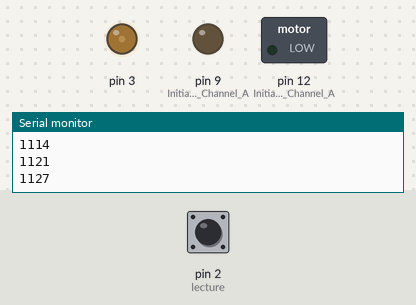
Recording of a sketch running on a simulated Arduino Uno, built with avr-gcc and run on an emulated ATmega328P. On the bench: switched loads named in the sketch (green lamp = pin HIGH), output pins drawn as LEDs (lit = HIGH), the last lines printed to the serial monitor. The test bench sets the inputs (shaded band); at power-on: pin 2 (lecture) HIGH.

Above: at 3.2 s.
3.3 s: pin 2 (lecture) pulled LOW for 0.15 s
At 4.3 s:
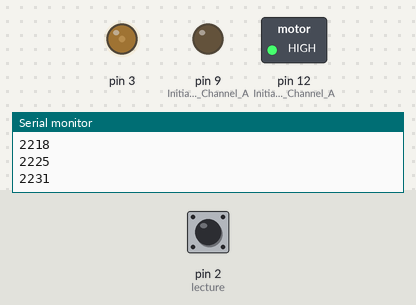
Timing chart, 0 to 6.3 s (numbered marks = the images above; inputs shaded):
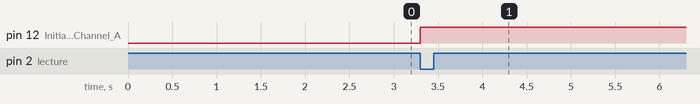

The sketch:

code_calcul_Cr.ino
```cpp
int P;
boolean contact;
int lecture;

  unsigned long tempsDebut;
  unsigned long tempsFin;


void setup() {
  //Setup Channel A
  pinMode(12, OUTPUT); //Initiates Motor Channel A pin
  pinMode(9, OUTPUT); //Initiates Brake Channel A pin

  P=50;// P entre 0 et 255
  contact=false;

  lecture = 2;
  pinMode(lecture,INPUT_PULLUP);
  Serial.begin(9600);

  // Mise en position initial
  digitalWrite(12, LOW); //Establishes backward direction of Channel A
  digitalWrite(9, LOW);   //Disengage the Brake for Channel A
  analogWrite(3, P);   //Spins the motor on Channel A
  delay(1000);

  contact=not(digitalRead(lecture));

  delay(1000);
  tempsDebut = millis();


}

void loop() {

  if (contact){
    digitalWrite(12, HIGH); //Establishes forward direction of Channel A
    digitalWrite(9, LOW);   //Disengage the Brake for Channel A
    analogWrite(3, P);   //p entre 0 et 255
  }
  else{
    tempsFin=millis();
    Serial.println(tempsFin-tempsDebut);
  }
  contact=not(digitalRead(lecture));
}
```

Measured:
- after the input at 3.3 s, pin 12 (Initiates_Motor_Channel_A): LOW → HIGH at once
